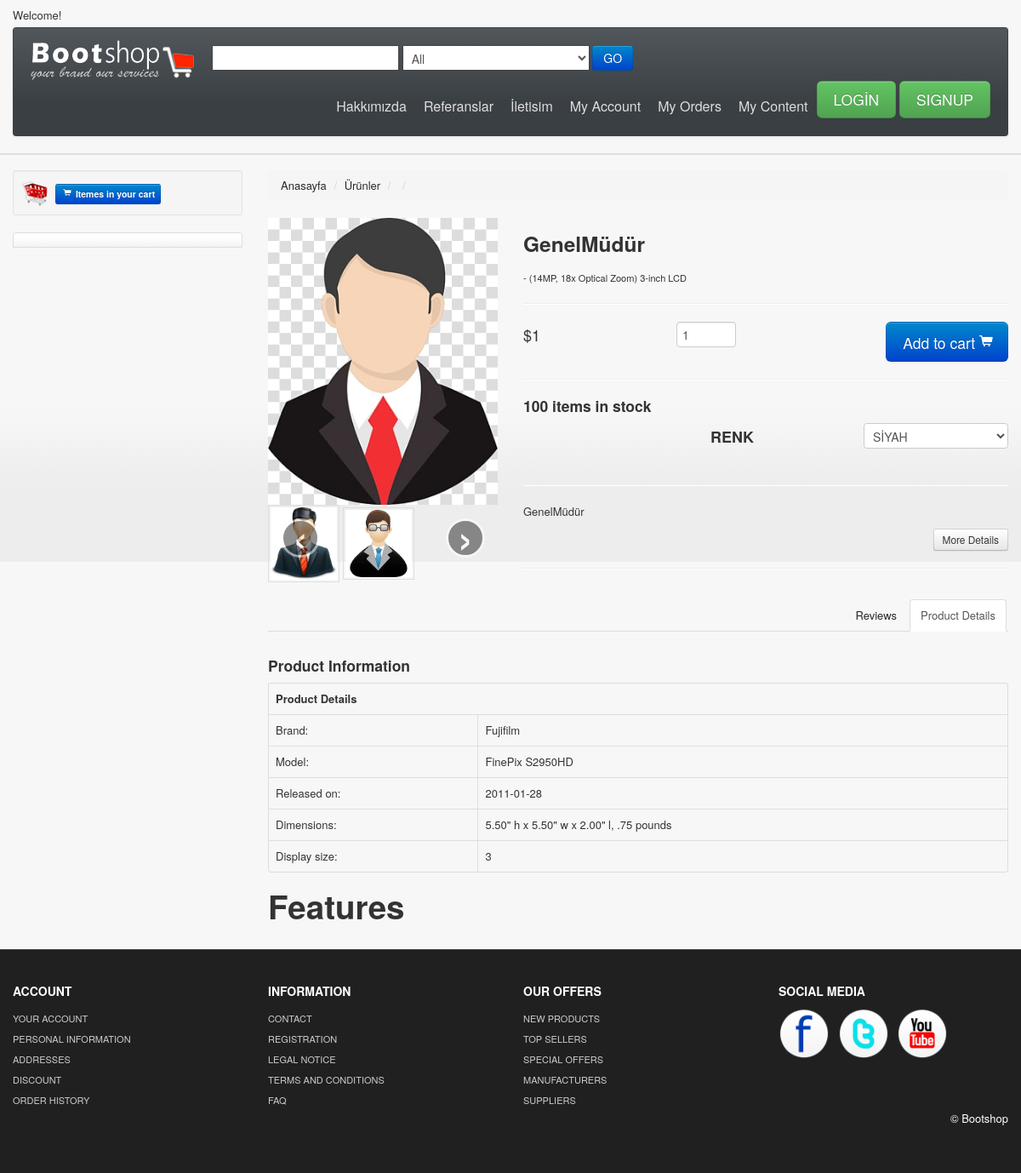
The app's page /content/1/menu with its own data.
### content/models.py (models this page shows, shortened)
class Content(models.Model):
    TYPE = (
        ('menu','menu'),
        ('haber','haber'),
        ('duyuru','duyuru'),
        ('etkinlik','etkinlik'),
    )
    STATUS=(
        ('True', 'Evet'),
        ('False', 'Hayır'),
    )
    user = models.ForeignKey(User, on_delete=models.SET_NULL,null=True)
    menu = models.OneToOneField(Menu,null=True,blank=True,on_delete=models.CASCADE)
    type = models.CharField(max_length=10,choices=TYPE)
    title = models.CharField(max_length=158)
    price = models.CharField(max_length=15)
    keywords = models.CharField(blank=True,max_length=255)
    description = models.CharField(blank=True, max_length=255)
    image = models.ImageField(blank=True,upload_to='images/')
    detail = RichTextUploadingField()
    slug = models.SlugField(null=False,unique=True)
    status = models.CharField(max_length=18,choices=STATUS)
    create_at = models.DateTimeField(auto_now_add=True)
    update_at=models.DateTimeField(auto_now=True)
    def image_tag(self):
        return mark_safe('<img src="{}" height ="50"/>'.format(self.image.url))
    image_tag.short_description = 'Image'

class CImages(models.Model):
    content = models.ForeignKey(Content,on_delete=models.CASCADE)
    title=models.CharField(max_length=50,blank=True)
    image= models.ImageField(blank=True,upload_to='images/')
    def image_tag(self):
        return mark_safe('img src="{}" height="50"/>'.format(self.image.url))
    image_tag.short_description = 'Image'

### home/views.py (the view)
# urls.py: path('content/<int:id>/<slug:slug>', views.contentdetail, name='contentdetail'),
def contentdetail(request,id,slug):
    category = Category.objects.all()
    menu = Menu.objects.all()
    content = Content.objects.get(pk=id)
    images = CImages.objects.filter(content_id=id)
    context = {
        'content': content,
        'category': category,
        'menu': menu,
        'images': images,
    }
    return render(request,'content_detail.html',context)

### home/templates/content_detail.html (shortened to what this page needs)
{% extends "homebase.html"%}
{%block content %}
<head>
    <link id="callCss" rel="stylesheet" href="themes/bootshop/bootstrap.min.css" media="screen"/>
    <link href="themes/css/base.css" rel="stylesheet" media="screen"/>
	<link href="themes/css/bootstrap-responsive.min.css" rel="stylesheet"/>
	<link href="themes/css/font-awesome.css" rel="stylesheet" type="text/css">
	<link href="themes/js/google-code-prettify/prettify.css" rel="stylesheet"/>
  </head>
<div id="header">
<div id="mainBody">
	<div class="container">
	<div class="row">
	<div id="sidebar" class="span3">
			<div class="well well-small">
			<a id="myCart" href="/shopcart"><img src="/uploads/images/icon5.png" alt="cart"><span class="btn btn-mini btn-primary"><i class="icon-shopping-cart icon-white"></i> {{request.session.cart_items}} Itemes in 	your cart </span> </a>
		</div>
		<ul id="sideManu" class="nav nav-tabs nav-stacked">
				{% load mptt_tags %}
					{% recursetree category %}
						<li {% if not node.is_leaf_node %} class="subMenu open" {% endif %}>
							<a href="/category/{{node.id}}/{{node.slug}}" >{{ node.title }}</a>
						</li>
					{% endrecursetree %}
		<br/>
	</div>
	<div class="span9">
    	<ul class="breadcrumb">
    <li><a href="#">Anasayfa</a> <span class="divider">/</span></li>
		 <li><a href="#">Ürünler</a> <span class="divider">/</span></li>
    <li><a href="/category/{{ produce.category.id }}/{{ produce.category.slug  }}">{{ produce.category  }}</a> <span class="divider">/</span></li>
    </ul>
	<div class="row">
			<div style="" id="gallery" class="span3">
            <a href="{{content.image.url}}"  {{content.title}}>
				<img src="{{content.image.url}}" style="width:100%" {{content.title}}/>
            </a>
			<div id="differentview" class="moreOptopm carousel slide">
                <div class="carousel-inner">
                  <div class="item active">
					  {%for rs in images%}
                   <a href="#"> <img style="width:29%" src="{{ rs.image.url}}" alt=""/></a>
					{%endfor%}
                  </div>
                </div>
				  <a class="left carousel-control" href="{{content.image.url}}" data-slide="prev">‹</a>
              <a class="right carousel-control" href="{{content.image.url}}" data-slide="next">›</a>
			    </div>
			</div>
			<div class="span6">
				<h3> {{content.title}} </h3>
				<small>- (14MP, 18x Optical Zoom) 3-inch LCD</small>
				<hr class="soft"/>
				<form class="form-horizontal qtyFrm" action="/order/addtocart/{{content.id}}" method="post">
				  <div class="control-group">
					<label class="control-label"><span>${{content.price}}</span></label>
					<div class="controls">
							<input name="quantity" type="number" class="span1" placeholder="ADET:" min="0" max="{{content.amount}}" value="1"/>
					  <button type="submit" class="btn btn-large btn-primary pull-right"> Add to cart <i class=" icon-shopping-cart"></i></button>
					</div>
				  </div>
				</form>
				<hr class="soft"/>
				<h4>100 items in stock</h4>
				<form class="form-horizontal qtyFrm pull-right">
				  <div class="control-group">
					<label class="control-label"><span><B>RENK</B></span></label>
					<div class="controls">
					  <select class="span2">
						  <option>SİYAH</option>
						</select>
					</div>
				  </div>
				</form>
				<hr class="soft clr"/>
				<p>
					{{content.description}}
				</p>
				<a class="btn btn-small pull-right" href="#home">More Details</a>
				<br class="clr"/>
			<hr class="soft"/>
			</div>
			<div class="span9">
            <ul id="productDetail" class="nav nav-tabs">
              <li class="active"><a href="#home" data-toggle="tab">Product Details</a></li>
              <li><a href="#profile" data-toggle="tab">Reviews</a></li>
            </ul>
            <div id="myTabContent" class="tab-content">
              <div class="tab-pane fade active in" id="home">
			  <h4>Product Information</h4>
                <table class="table table-bordered">
				<tbody>
				<tr class="techSpecRow"><th colspan="2">Product Details</th></tr>
				<tr class="techSpecRow"><td class="techSpecTD1">Brand: </td><td class="techSpecTD2">Fujifilm</td></tr>
				<tr class="techSpecRow"><td class="techSpecTD1">Model:</td><td class="techSpecTD2">FinePix S2950HD</td></tr>
				<tr class="techSpecRow"><td class="techSpecTD1">Released on:</td><td class="techSpecTD2"> 2011-01-28</td></tr>
				<tr class="techSpecRow"><td class="techSpecTD1">Dimensions:</td><td class="techSpecTD2"> 5.50" h x 5.50" w x 2.00" l, .75 pounds</td></tr>
				<tr class="techSpecRow"><td class="techSpecTD1">Display size:</td><td class="techSpecTD2">3</td></tr>
				</tbody>
				</table>
					<h1>Features</h1>
              </div>
          </div>
	</div>
</div>
</div></div>
</div>
</div>
{% endblock %}

### home/static/themes/css/base.css (style rules this page uses)
#mainBody { border-top:2px solid #dedede; padding-top: 18px; }
#carouselBlk,#header { background: url(../images/headerRepeat.png) repeat-x 0 0 #f7f7f7; }
.clr { clear:both; }
#myCart img { float:left; margin-right:8px; }
#myCart { font-size: 13px;font-weight: bold; line-height: 33px; }
#sidebar ul { list-style: none;padding: 0;margin: 0;width: 100%; }
#sidebar li a { font-weight:bold; background:url(../images/tabRepeatInactive.png) repeat-x 0 0; color:#262626; }
#productDetail > li, .nav-pills > li { float: right; }
#myTabContent { text-align:justify }
[class^="icon-"], [class*=" icon-"] { background-image: none; }
.navbar .nav.pull-right, #sideManu { overflow:hidden; }

### records on screen
Content: image (picture), title "GenelMüdür", price "1", description "GenelMüdür"
CImages: image (picture)
CImages: image (picture)
